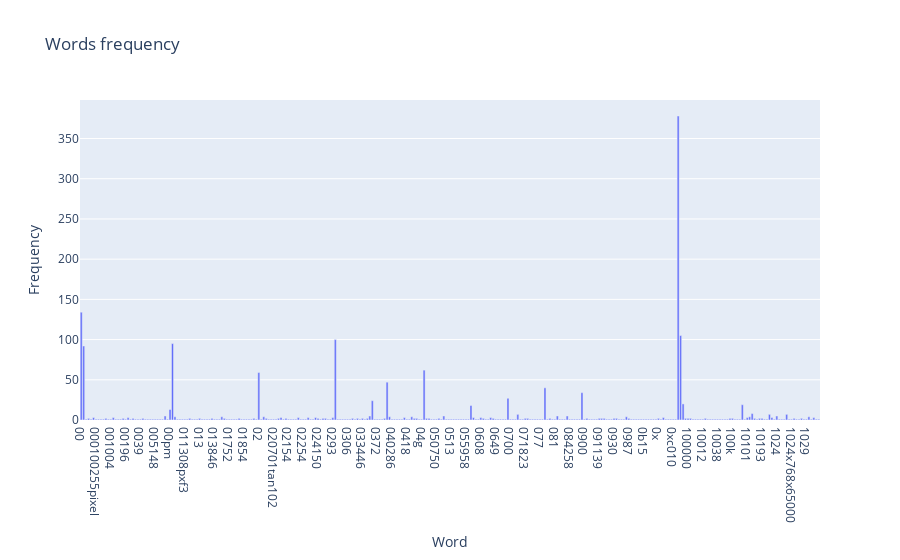

Notebook cell for this chart:
### Markdown cell above
### >>> **Exercise 13 (take home):**
If you want a nicer interactive visualization here, I would encourage you try to install and use plotly to achieve this.

### Code cell
import plotly.express as px
sum_words = X_counts.sum(axis=0)
words_freq = [(word, sum_words[0, idx]) for idx,word in enumerate(count_vect.get_feature_names_out())]
fig = px.bar(x=[i[0] for i in words_freq][:300],y=[i[1] for i in words_freq][:300],title='Words frequency',
            labels={'word':'frequency'})
fig.update_xaxes(title_text='Word')
fig.update_yaxes(title_text='Frequency')
fig.show()

### Figure 1 — Plotly figure (JSON) as saved in the notebook; plotly's stock layout.template omitted (floating-point values rounded to 4 significant figures; data arrays with more than 128 entries replaced by an {"elided": "..."} marker saying what was removed)
{"data": [{"alignmentgroup": "True", "hovertemplate": "x=%{x}<br>y=%{y}<extra></extra>", "legendgroup": "", "marker": {"color": "#636efa", "pattern": {"shape": ""}}, "name": "", "offsetgroup": "", "orientation": "v", "showlegend": false, "textposition": "auto", "type": "bar", "x": {"elided": "300 str values"}, "xaxis": "x", "y": {"elided": "300 int values"}, "yaxis": "y"}], "layout": {"barmode": "relative", "legend": {"tracegroupgap": 0}, "title": {"text": "Words frequency"}, "xaxis": {"anchor": "y", "domain": [0, 1], "title": {"text": "Word"}}, "yaxis": {"anchor": "x", "domain": [0, 1], "title": {"text": "Frequency"}}}}
